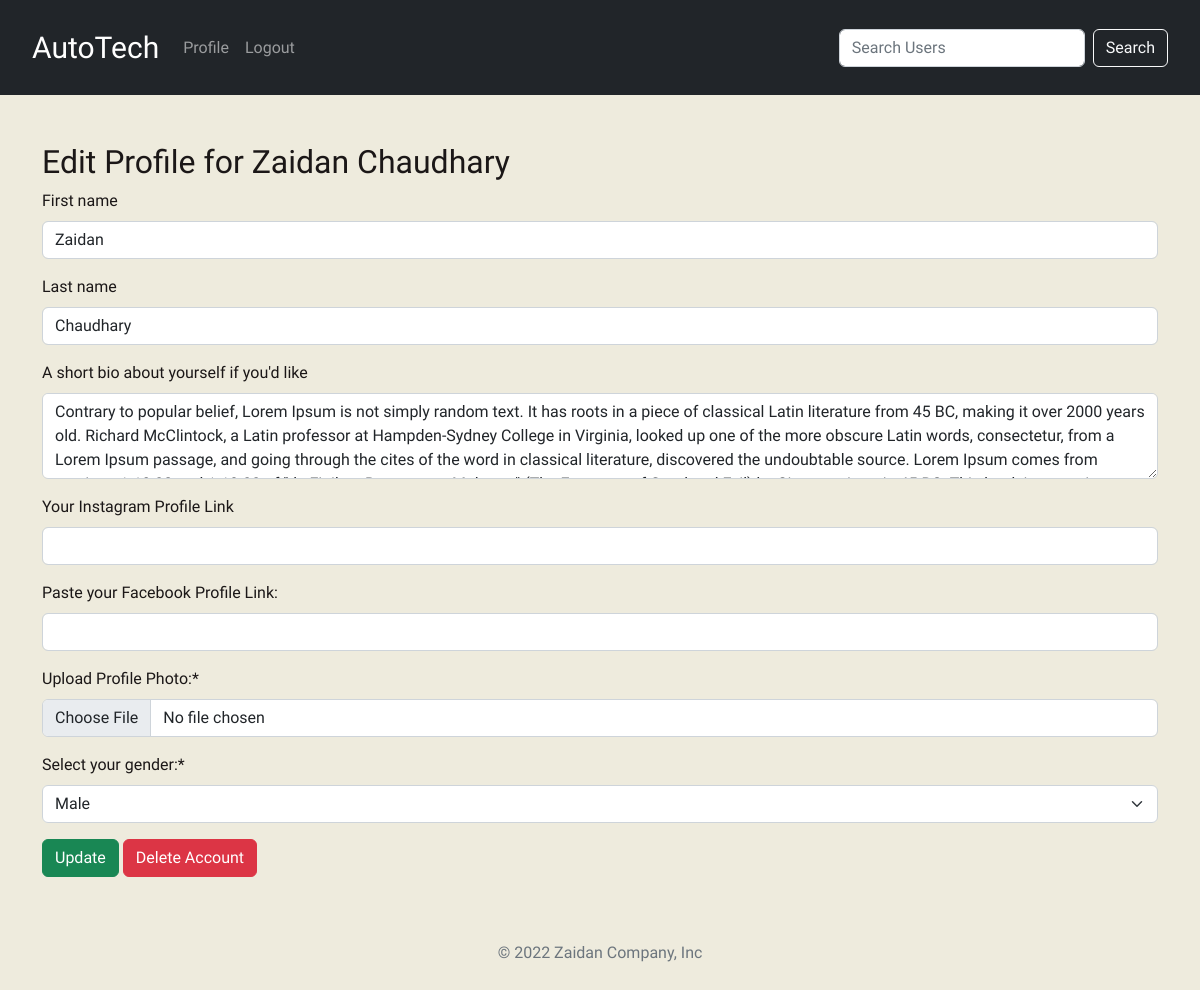
/update/ (signed in), run on an earlier commit of the app's database.
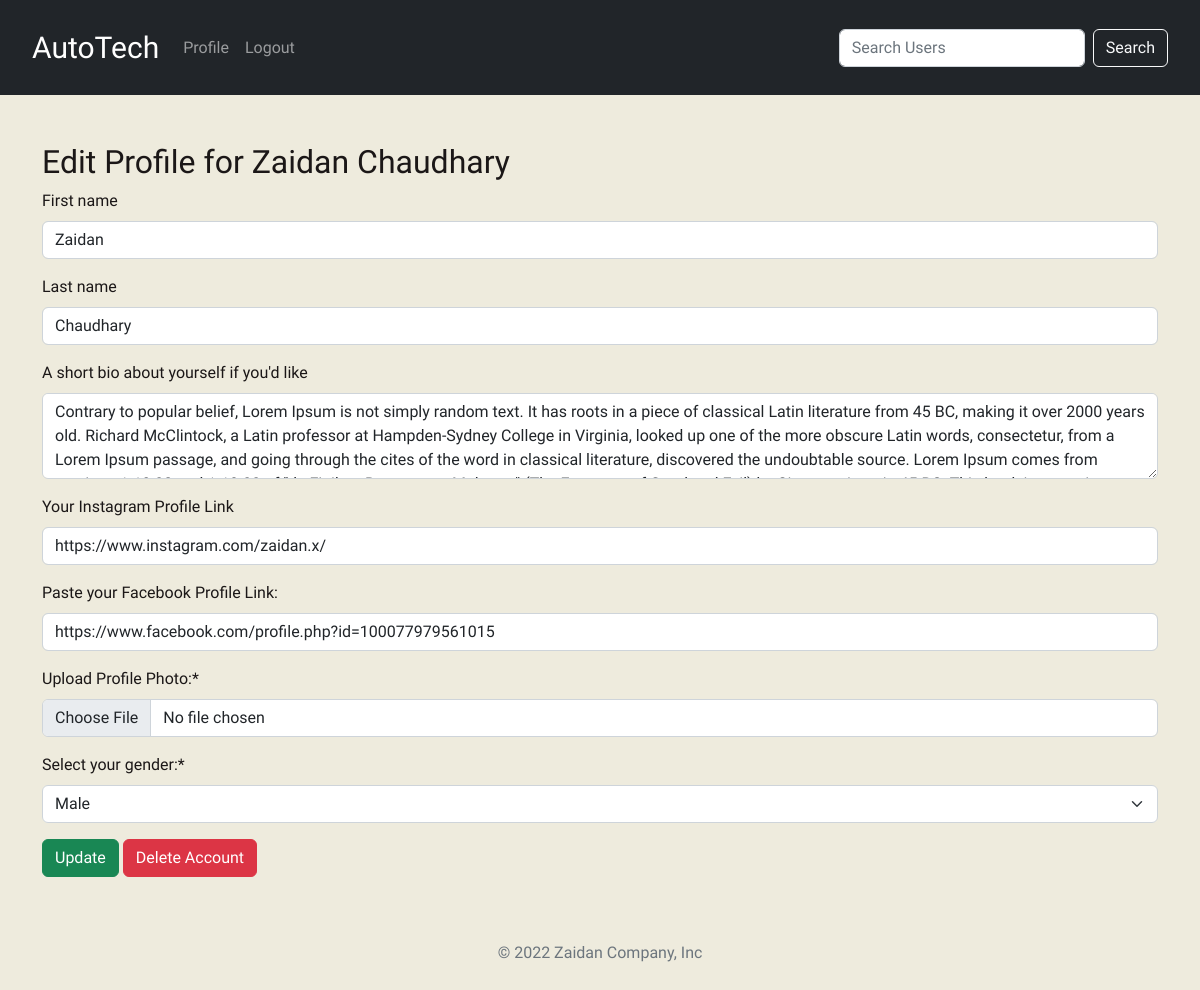
And on a later commit of the database.
### userProfile/models.py (models this page shows, shortened)
class User(AbstractUser):
    userDisplay = models.ImageField(upload_to=upload_profile_perUser)
    userBio = models.TextField(blank=True, null=True, default="No Bio Yet...")
    userGender = models.CharField(max_length=6, choices=GENDER_CHOICES)
    userInsta = models.TextField(blank=True, null=True)
    userFacebook = models.TextField(blank=True, null=True)
    slug = models.SlugField(null=True, blank=True)

### CoreHub/views.py (the view)
# urls.py: path("update/", views.updateUser, name="updateUser"),
@login_required(login_url="loginUser")
def updateUser(request):
    form = UpdateUserForm(instance=request.user)
    if request.method == "POST":
        form = UpdateUserForm(request.POST, request.FILES, instance=request.user)
        if form.is_valid():
            form.save()
            messages.success(request, "Profile Updated Successfully...")
    context = {"form": form}
    return render(request, "authentication/update.html", context)

### CoreHub/forms.py
class UpdateUserForm(forms.ModelForm):
    userBio = forms.CharField(
        required=False,
        label="A short bio about yourself if you'd like",
        widget=forms.Textarea(attrs={"rows": 3}),
    )
    userInsta = forms.CharField(
        required=False,
        label="Your Instagram Profile Link",
        widget=forms.TextInput(),
    )
    userFacebook = forms.CharField(
        required=False,
        label="Paste your Facebook Profile Link:",
        widget=forms.TextInput(),
    )
    class Meta:
        model = User
        fields = (
            "first_name",
            "last_name",
            "userBio",
            "userInsta",
            "userFacebook",
            "userDisplay",
            "userGender",
        )
        labels = {
            "userDisplay": "Upload Profile Photo:",
            "userGender": "Select your gender:",
        }
        widgets = {
            "userDisplay": forms.FileInput(attrs={"accept": "image/*"}),
        }

### templates/authentication/update.html (shortened to what this page needs)
{% extends 'base.html' %}
{% load crispy_forms_tags %}
{% block content %}
<div class="container my-5">
  <h2>Edit Profile for {{request.user.get_full_name}}</h2>
  <form action="" enctype="multipart/form-data" method="post">
    {{form|crispy}}
    <button type="submit" class='btn btn-success'>Update</button>
    <a href="{% url 'deleteAccount' %}" class='btn btn-danger'>Delete Account</a>
  </form>
</div>
{% endblock content %}

What changed in the data, as far as the page shows it:
changed User "Zaidan Chaudhary": userInsta (not shown) → "https://www.instagram.com/zaidan.x/"; userFacebook (not shown) → "https://www.facebook.com/profile.php?id=100077979561015"
